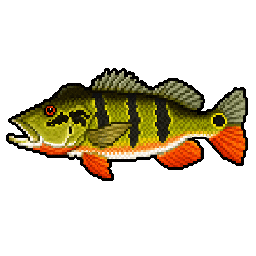
#> input picture fish070/fish0.7.0_0002_peacock_bass.png, 256 x 256 px, given in place of koi_carp.png, which was not available
$ python gen_koi_layers.py ../fish070/fish0.7.0_0002_peacock_bass.png
#> lines starting #> are read from the running program, lines starting #| are printed output that depends on the picture; after the words box and inside, x2 and y2 are one past the last pixel; in counts of white or black regions, pixels touching at a corner belong together; pictures that were not available may be replaced by others from this repository, and a replacement may not be noted
# -*- coding: utf-8 -*-
"""§koi-genes: split the author's white koi into the layers that let ONE sprite paint every variety.

    py -X utf8 tools/gen_koi_layers.py            # writes into all three trees
    py -X utf8 tools/gen_koi_layers.py --preview  # ...and a composite of the nine, to look at

A koi's variety is three colour loci (white ground / red hi / black sumi), and there are nine named
varieties. Drawing nine sprites would mean nine drawings to keep in step; tinting ONE sprite in one
colour cannot show a two-colour fish at all. So the icon model gets four layers cut out of the same
drawing, and the client colours each from the genotype (FishTint.itemColor / FishItem.stampIcon on
26.x, both through FishMorph.koiTint):

    layer0  the whole fish        — the GROUND (white, steel, blue-grey or near-black)
    layer1  patches over the back — the hi   (red), or the ground colour when the fish wears none
    layer2  smaller patches       — the sumi (black), likewise
    layer3  one spot on the head  — the tancho crown, which only `WW RR bb` lights up

The masks are cut FROM THE SPRITE, pixel for pixel, so a layer painted the ground colour reproduces
exactly the ground underneath it and vanishes — that is what lets four layers serve nine varieties with
no per-variety image. They are feathered by ~3 px so a patch's edge blends instead of stepping.

The design doc asked for a three-layer split "by luminance bands". That is not achievable from this
drawing: it is one flat white fish with shading and an outline, so a luminance band gives back the
outline and the shadow, not a red field and a black marking — colouring the outline red paints a red
outline, not a kohaku. The patches are therefore PLACED (the fourth layer, the crown, is why tancho
reads as tancho at all) rather than found, which is the documented fallback's spirit at higher
fidelity: one sprite, no per-variety images.
"""
import io, json, os, sys

import numpy as np
from PIL import Image

MAIN = r"C:/Users/Qwazar/VS Code Projects/fishing mod"
TREES = [MAIN, r"C:/Users/Qwazar/wt/rf1201", r"C:/Users/Qwazar/wt/rf26"]
A = "common/src/main/resources/assets/riverfishing"
SP = "koi_carp"
LAYERS = ["", "_hi", "_sumi", "_crown"]      # layer0 is the sprite itself — no second copy of it
# §koi-eye: layer4, drawn on top and NEVER tinted — FishTint returns -1 for any layer past the
# four the genotype paints, and the 26.x item definition lists four tint sources for the same
# reason. Without it the eye took the ground colour with the rest of the fish and a platinum koi
# went blank. Authored by hand, like the masks: it is not cut from anything.
EYE = "koi_eye"

# Patches as (x, y, radius) in the BODY's own box, 0..1, x from the head; the radius is a fraction of
# the body's LENGTH. Three fields of hi over the shoulder, the back and the flank; three smaller sumi
# markings; and one crown, on top of the head, which is the whole of a tancho.
HI = [(0.16, 0.32, 0.115), (0.48, 0.24, 0.135), (0.78, 0.42, 0.10)]
SUMI = [(0.33, 0.55, 0.075), (0.62, 0.22, 0.085), (0.87, 0.60, 0.065)]
CROWN = [(0.10, 0.47, 0.055)]


def erode(mask, r):
    """Shrink a boolean mask by r pixels — the fins are thinner than that, the body is not."""
    out = mask.copy()
    for dy in range(-r, r + 1):
        for dx in range(-r, r + 1):
            if dx * dx + dy * dy > r * r:
                continue
            out &= np.roll(np.roll(mask, dy, 0), dx, 1)
    return out


def blob(h, w, cx, cy, rad, seed, feather=3.0):
    """A wobbled disc, 0..1 with a soft edge — a koi's patches have no compass in them."""
    yy, xx = np.mgrid[0:h, 0:w].astype(np.float64)
    dx, dy = xx - cx, yy - cy
    ang, dist = np.arctan2(dy, dx), np.hypot(dx, dy)
    rng = np.random.default_rng(seed)
    # Three low harmonics only: a fourth turns a small patch into a starfish, which no koi has.
    ph, amp = rng.uniform(0, 2 * np.pi, 3), rng.uniform(0.06, 0.16, 3)
    rr = rad * (1.0 + sum(amp[k] * np.sin((k + 2) * ang + ph[k]) for k in range(3)))
    return np.clip((rr - dist) / feather + 0.5, 0.0, 1.0)


def masks(src):
    """(hi, sumi, crown) as 0..1 fields over the sprite, clipped to the body."""
    a = np.array(Image.open(src).convert("RGBA"))
#> a is the input picture: shape (256, 256, 4); mean R, G, B, A 219.5, 212.2, 195.3, 67.2
    h, w = a.shape[:2]
#> h = 256; w = 256
    body = erode(a[..., 3] > 150, 6)
#> in erode, `out = mask.copy()`:
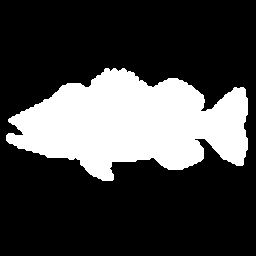
#> out: shape (256, 256) bool; 26.3% white; 1 white region, box (x1, y1, x2, y2) and area: (6, 68, 248, 181) 17265
#> after the loop in erode, `for dy in range(-r, r + 1):`:
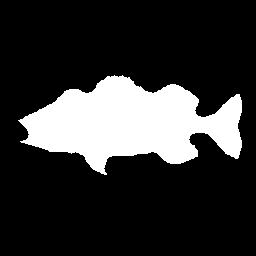
#> out: shape (256, 256) bool; 19.8% white; 1 white region, box (x1, y1, x2, y2) and area: (18, 75, 242, 175) 12950
    if not body.any():                       # a differently drawn sprite: fall back to the silhouette
        body = a[..., 3] > 150
    ys, xs = np.nonzero(body)
#> ys = 12950 values from 75 to 174; xs = 12950 values, max 241 at index 2085, min 18 at index 5614, mean 130.7
    x0, x1, y0, y1 = xs.min(), xs.max(), ys.min(), ys.max()
#> x0 = 18; x1 = 241; y0 = 75; y1 = 174
    bw, bh = max(1, x1 - x0), max(1, y1 - y0)
#> bw = 223; bh = 99
    soft = np.clip(erode(a[..., 3] > 60, 2).astype(np.float64), 0, 1)
#> call 2 of erode, with r = 2
#> after the loop in erode (call 2), `for dy in range(-r, r + 1):`:
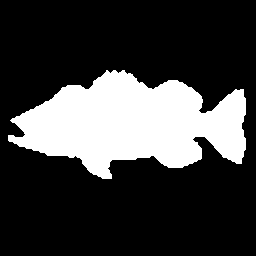
#> out: shape (256, 256) bool; 24.2% white; 1 white region, box (x1, y1, x2, y2) and area: (8, 70, 246, 179) 15885

    out = []
    for seed, spec in enumerate((HI, SUMI, CROWN)):
        m = np.zeros((h, w))
        for i, (fx, fy, fr) in enumerate(spec):
            m = np.maximum(m, blob(h, w, x0 + fx * bw, y0 + fy * bh, fr * bw, seed * 17 + i))
        out.append(m * soft)
#> this loop made 3 passes
#> pass 1, in blob, `dx, dy = xx - cx, yy - cy`:
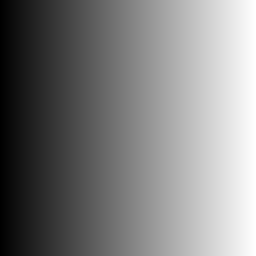
#> dx: shape (256, 256) float64; min -53.68, max 201.3, mean 73.8; drawn with min black and max white
#> pass 1, in blob, `dx, dy = xx - cx, yy - cy`:
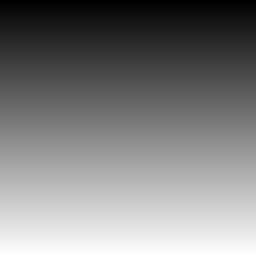
#> dy: shape (256, 256) float64; min -106.7, max 148.3, mean 20.8; drawn with min black and max white
#> pass 1, in blob, `ang, dist = np.arctan2(dy, dx), np.hypot(dx, dy)`:
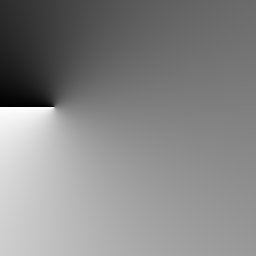
#> ang: shape (256, 256) float64; min -3.13, max 3.14, mean 0.185; drawn with min black and max white
#> pass 1, in blob, `ang, dist = np.arctan2(dy, dx), np.hypot(dx, dy)`:
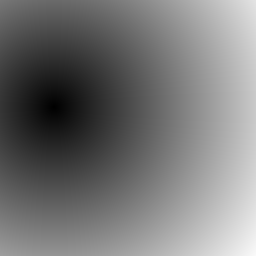
#> dist: shape (256, 256) float64; min 0.453, max 250.1, mean 117.9
#> after the loop, out = 3 items
    return a, out


def write_layers(tree, a, ms):
    """Cut the three patch masks out of the sprite.

    OFF by default since the author redrew them by hand: this would overwrite real artwork with a
    generated approximation, and the loss would be silent. Pass --masks to regenerate anyway."""
    d = os.path.join(tree, A, "textures/item/fish")
    for name, m in zip(LAYERS[1:], ms):
        px = a.copy()
        px[..., 3] = np.clip(px[..., 3] * m, 0, 255).astype(np.uint8)
        px[px[..., 3] == 0] = 0          # a flat transparent field compresses; stray colour does not
        Image.fromarray(px).save(os.path.join(d, SP + name + ".png"), optimize=True)


def layer_textures():
    tex = {"layer%d" % i: "riverfishing:item/fish/" + SP + n for i, n in enumerate(LAYERS)}
    tex["layer%d" % len(LAYERS)] = "riverfishing:item/fish/" + EYE      # §koi-eye, untinted
    return tex


def write_models(tree):
    """Add the four layers wherever this tree draws the koi from a generated model.

    fish_icon/ is what 1.20.1 and 1.21.1 render (the BEWLR draws that model); on 26.x the item model
    itself is the generated one and fish_scaled/ + items/ are derived from it, so both are updated and
    gen_dynamic_icons.py is re-run afterwards by the caller.
    """
    touched = []
    for sub in ("models/item/fish_icon", "models/item"):
        p = os.path.join(tree, A, sub, SP + ".json")
        if not os.path.isfile(p):
            continue
        m = json.load(io.open(p, encoding="utf-8"))
        tex = m.get("textures", {})
        if "layer0" not in tex:              # builtin/entity: it draws fish_icon, not itself
            continue
        tex.update(layer_textures())
        m["textures"] = tex
        io.open(p, "w", encoding="utf-8", newline="\n").write(
            json.dumps(m, ensure_ascii=False, indent=2) + "\n")
        touched.append(sub)
    return touched


# The palette FishMorph.koiTint paints with — duplicated here ONLY for the preview image.
PREVIEW = {
    "kohaku": (0xF4F2EC, 0xD8342A, None, None),
    "taisho_sanke": (0xF4F2EC, 0xD8342A, 0x2A2622, None),
    "showa": (0x4A423C, 0xC8302A, 0x1E1A18, None),
    "bekko": (0xF4F2EC, None, 0x2A2622, None),
    "asagi": (0x7C93AE, None, 0x46586E, None),
    "platinum": (0xFFFDF6, None, None, None),
    "hi_utsuri": (0x3A322C, 0xD2382A, None, None),
    "karasu": (0x2A2622, None, None, None),
    "tancho": (0xF4F2EC, None, None, 0xD8342A),
}


def preview(a, ms, path):
    h, w = a.shape[:2]
    sheet = Image.new("RGBA", (w * 3, h * 3), (0, 0, 0, 0))
    for i, (name, cols) in enumerate(PREVIEW.items()):
        img = Image.new("RGBA", (w, h), (0, 0, 0, 0))
        for layer, c in enumerate(cols):
            rgb = cols[0] if c is None else c
            px = a.astype(np.float64).copy()
            px[..., 0] *= ((rgb >> 16) & 255) / 255.0
            px[..., 1] *= ((rgb >> 8) & 255) / 255.0
            px[..., 2] *= (rgb & 255) / 255.0
            if layer:
                px[..., 3] *= ms[layer - 1]
            img.alpha_composite(Image.fromarray(px.astype(np.uint8)))
        sheet.alpha_composite(img, ((i % 3) * w, (i // 3) * h))
    sheet.save(path)
    print("preview:", path, "-", ", ".join(PREVIEW))


def main():
    src = os.path.join(MAIN, A, "textures/item/fish", SP + ".png")
    a, ms = masks(src)
#> ms = 3 items
    masks_too = "--masks" in sys.argv
    for tree in TREES:
        if masks_too:
            write_layers(tree, a, ms)
        print("  %-28s masks %s, models %s"
              % (os.path.basename(tree), "rewritten" if masks_too else "left alone (hand-drawn)",
                 ",".join(write_models(tree)) or "none"))
    if "--preview" in sys.argv:
        preview(a, ms, os.path.join(MAIN, "tools", "koi_preview.png"))
    return 0


if __name__ == "__main__":
    sys.exit(main())
#> (the program exits here)

$ run again, on fish070/fish0.7.0_0003_bullseye_snakehead.png
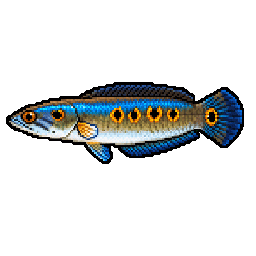
#> input picture fish070/fish0.7.0_0003_bullseye_snakehead.png, 256 x 256 px, given in place of koi_carp.png, which was not available
#> in masks, a is the input picture: shape (256, 256, 4); mean R, G, B, A 220.7, 223.1, 223.3, 49.6
#> after the loop in erode, `for dy in range(-r, r + 1):`:
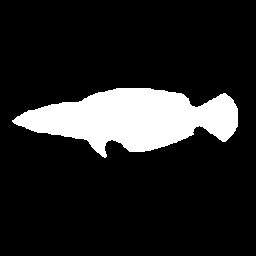
#> out: shape (256, 256) bool; 14.3% white; 1 white region, box (x1, y1, x2, y2) and area: (12, 88, 238, 158) 9382
#> ys = 9382 values from 88 to 157; xs = 9382 values, max 237 at index 2566, min 12 at index 4945, mean 133.2
#> x0 = 12; x1 = 237; y0 = 88; y1 = 157
#> bw = 225; bh = 69
#> soft: shape (256, 256) float64; values 0 (black) and 1 (white), 17.8% white; 1 white region, box (x1, y1, x2, y2) and area: (8, 84, 242, 162) 11681
#> the loop in masks, `for seed, spec in enumerate((HI, SUMI, CROWN)):` made 3 passes
#> pass 1, in blob, `ang, dist = np.arctan2(dy, dx), np.hypot(dx, dy)`:
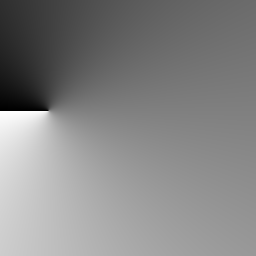
#> ang: shape (256, 256) float64; min -3.14, max 3.12, mean 0.148; drawn with min black and max white
#> after the loop in masks, `for seed, spec in enumerate((HI, SUMI, CROWN)):`: out = 3 items

$ run again, on fish070/fish0.7.0_0004_bluefish.png
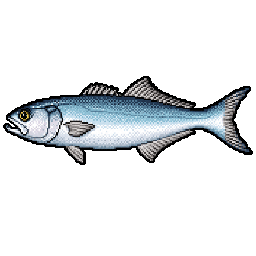
#> input picture fish070/fish0.7.0_0004_bluefish.png, 256 x 256 px, given in place of koi_carp.png, which was not available
#> in masks, a is the input picture: shape (256, 256, 4); mean R, G, B, A 229.8, 232.4, 234.3, 48.7
#> after the loop in erode, `for dy in range(-r, r + 1):`:
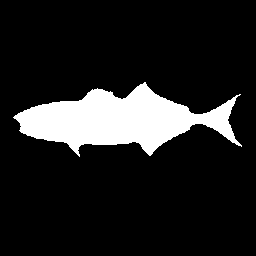
#> out: shape (256, 256) bool; 13.1% white; 1 white region, box (x1, y1, x2, y2) and area: (13, 82, 242, 157) 8581
#> ys = 8581 values from 82 to 156; xs = 8581 values, max 241 at index 8420, min 13 at index 3603, mean 119.6
#> x0 = 13; x1 = 241; y0 = 82; y1 = 156
#> bw = 228; bh = 74
#> after the loop in erode (call 2), `for dy in range(-r, r + 1):`:
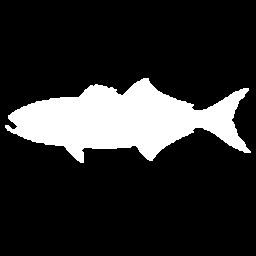
#> out: shape (256, 256) bool; 17.2% white; 1 white region, box (x1, y1, x2, y2) and area: (5, 78, 251, 163) 11245
#> after the loop in masks, `for seed, spec in enumerate((HI, SUMI, CROWN)):`: out = 3 items
